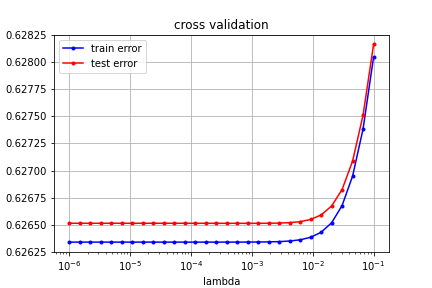

This figure's Python source:
import math
import numpy as np
import matplotlib.pyplot as plt
from proj1_helpers import *
from implementations import *
from EDA import *
from losses import *

def method_evaluation(y, data_set, parameters, k_indices, k):
    """return the loss of the method"""
    error_tr = [] #to save the training loss for each training set
    error_te = [] #to save the testint loss for each test set

    # get k'th subgroup in test, others in train: 
    te_idx = k_indices[k] # takes the indices of the data that corresponds to the k'th subgroup
    tr_idx = k_indices[~(np.arange(k_indices.shape[0]) == k)] # select the subgroups that are not 
                                                              # the test one and put them in train
                                                              # np.arange is for creating an array 
                                                              # containing the indices of the data 
                                                              # that are for the train
    tr_idx = tr_idx.reshape(-1) # put everything in a list

    x_tr = data_set[tr_idx]
    x_te = data_set[te_idx]
    y_tr = y[tr_idx]
    y_te = y[te_idx]
    
    # method to compute w and the loss:
    loss_tr_i, w = parameters.method(y_tr, x_tr, parameters)

    # Calculate the accuracy for the train and test set
    y_pred_tr = predict_labels(w, x_tr)
    nb_errors_tr, percentage_error_tr = counting_errors(y_pred_tr, y_tr)
    y_pred_te = predict_labels(w, x_te)
    nb_errors_te, percentage_error_te = counting_errors(y_pred_te, y_te)

    return percentage_error_tr, percentage_error_te
    
# -------------------------------------------------------------------------- #

def classic_cv(y_, class_, parameters, idx):
    seed = parameters.seeds[0]

    # split data in k fold
    k_indices = build_k_indices(y_, parameters.k_fold, seed)
    # define lists to store the loss of training data and test data
    error_te = []
    error_tr = []

    for param in parameters.range(idx):
        parameters.set_param(idx, param)
        error_tr_i = [-1]
        error_te_i = [-1]

        for k in range(parameters.k_fold):
            # cross validation:
            percentage_error_tr, percentage_error_te = \
                method_evaluation(y_, class_, parameters, k_indices, k)
            error_tr_i = np.c_[error_tr_i, [percentage_error_tr]]
            error_te_i = np.c_[error_te_i, [percentage_error_te]]

        error_tr.append(np.mean(error_tr_i[0, 1:]))
        error_te.append(np.mean(error_te_i[0, 1:]))
    
    best_param = parameters.range(idx)[np.argmin(error_te)]
    parameters.set_best_param(idx, best_param)
    parameters.set_param(idx, best_param)
    parameters.set_best_error(np.min(error_te))

    # Display the results
    min_test_error = np.min(error_te)
    if parameters.viz:
        print('Test error: ' +str(min_test_error)+ '\nBest ' \
            +str(parameters.names[idx-1])+ ': ' +str(parameters.best_param(idx)))

    # Visualization
    if parameters.viz:
        cross_validation_visualization(parameters.range(idx), error_tr, error_te, parameters)
    
    return parameters

# -------------------------------------------------------------------------- #

def cross_validation_1_param(y_class, data_class, parameters):
    # Set the best parameter
    parameters = classic_cv(y_class, data_class, parameters, 1)
    
    # Return the optimal parameters for the considered method and loss function
    return parameters

# -------------------------------------------------------------------------- #

def cross_validation_2_param(y_class, data_class, parameters):
    # Set the best parameters for the 1st parameter
    parameters = classic_cv(y_class, data_class, parameters, 1)

    # Set the best parameters for the 2nd parameter using the 1st one found before
    parameters = classic_cv(y_class, data_class, parameters, 2)

    # Return the optimal parameters for the considered method and loss function
    return parameters

# -------------------------------------------------------------------------- #

def cross_validation(y_class, data_class, parameters):
    # Initialization of the optimal paramters

    if parameters.nb_to_test == 2:
        # Find the two optimal parameters
        parameters = cross_validation_2_param(y_class, data_class, parameters)

    elif parameters.nb_to_test == 1:
        # Find the optimal parameter
        parameters = cross_validation_1_param(y_class, data_class, parameters)

    elif parameters.nb_to_test == 0:
        # split data in k fold
        seed = parameters.seeds[0]
        k_indices = build_k_indices(y_class, parameters.k_fold, seed)

        error_tr_i = [-1]
        error_te_i = [-1]

        for k in range(parameters.k_fold):
            # cross validation:
            percentage_error_tr, percentage_error_te = \
                method_evaluation(y_class, data_class, parameters, k_indices, k)
            error_tr_i = np.c_[error_tr_i, [percentage_error_tr]]
            error_te_i = np.c_[error_te_i, [percentage_error_te]]
        
        parameters.set_best_error(np.mean(error_te_i[0, 1:]))
        if parameters.viz:
            print('Test error: ' +str(parameters.best_error)+ '\n')
            print('No parameter to optimize for this method and this loss function')

    # Return the optimal parameters for the considered method and loss function
    return parameters

# -------------------------------------------------------------------------- #

def build_poly(data_set, degrees):
    """polynomial basis functions for input data x, for j=0 up to j=degree."""
    # polynomial basis function: 
    poly_basis = np.ones((data_set.shape[0], 1)) # first column full of ones for degree 0
    for d in degrees:
        for i in range (data_set.shape[1]):
            poly_basis = np.c_[poly_basis, pow(data_set[:,i], d)] # add a new column with the x to the power i
    # this function should return the matrix formed
    # by applying the polynomial basis to the input data
    return poly_basis

# -------------------------------------------------------------------------- #

def cross_validation_poly(y_class, data_class, parameters):
    error = parameters.best_error
    for d in range(parameters.degree):
        data_set = build_poly(data_class, [d+1])
        param = cross_validation(y_class, data_set, parameters)
        if (param.best_error < error):
            error = param.best_error
            parameters.set_best_degree(d)
    
    parameters.set_best_error(error)
    return parameters

# -------------------------------------------------------------------------- #

def add_feature(data_class, opt_class, feat_idx, degree):
    opt_class = np.c_[opt_class, pow(data_class[:, feat_idx], degree)]
    return opt_class

# -------------------------------------------------------------------------- #

def cross_validation_poly_gas(y_class, data_class, parameters):
    forward_error = 100
    lambda_ = parameters.best_lambda
    gamma = parameters.best_gamma
    nb_features = data_class.shape[1]
    forward_class = np.ones([data_class.shape[0], 1])

    # Forward pass
    for degree in range(1, parameters.degree + 1):
        for feat_idx in range(nb_features):
            forward_class = add_feature(data_class, forward_class, feat_idx, degree)
            parameters = cross_validation(y_class, forward_class, parameters)
            if (parameters.best_error <= forward_error):
                forward_error = parameters.best_error
                lambda_ = parameters.best_lambda
                gamma = parameters.best_gamma
                parameters.add_feature(feat_idx, degree)
    
    # Backward pass
    backward_class = build_poly(data_class, range(1, parameters.degree + 1))
    backward_class_current = backward_class.copy()
    backward_error = 100
    feat_list_back = [-1]
    idx = backward_class.shape[1]-1
    while idx >= 0:
        backward_class_current = remove_feature(backward_class, [idx])
        parameters = cross_validation(y_class, backward_class_current, parameters)
        if (parameters.best_error <= backward_error):
            # Class and index update
            backward_class = backward_class_current.copy()
            feat_list_back = np.c_[feat_list_back, idx]

            # Parameter update
            backward_error = parameters.best_error
            lambda_ = parameters.best_lambda
            gamma = parameters.best_gamma
        idx = idx - 1
    
    if backward_error < forward_error:
        error = backward_error
        parameters.set_polynomial_selection('Backward')
        parameters.set_selected_feature(feat_list_back)
    else:
        error = forward_error
        parameters.set_polynomial_selection('Forward')        

    
    # Update the very best parameters
    parameters.set_best_error(error)
    parameters.set_best_gamma(gamma)
    parameters.set_best_lambda(lambda_)
    return parameters

# -------------------------------------------------------------------------- #

def test_function(data_y, data_set, parameters, class_ind):
    # Classification of the data set depending on the feature 23 (or 22?)
    # Classification of y
    y_classes = y_classification(data_y, data_set)
    y_class = y_classes[class_ind]

    # Classification of the data set
    data_classes = EDA_class(data_set)
    data_class = data_classes[class_ind]

    # Initialization of the weight parameters
    parameters.set_init_w(np.zeros(data_class.shape[1]))

    # Evaluation part
    opt_paramters = cross_validation(y_class, data_class, parameters)

    # Return the optimal parameters for the considered method and loss function
    return opt_paramters

# -------------------------------------------------------------------------- #

def cross_validation_visualization(lambds, error_tr, error_te, parameters):
    """visualization the curves of error_tr and error_te."""
    plt.semilogx(lambds, error_tr, marker=".", color='b', label='train error')
    plt.semilogx(lambds, error_te, marker=".", color='r', label='test error')
    plt.xlabel('%s' %parameters.names[0])
    plt.ylabel("error")
    plt.title("cross validation")
    plt.legend(loc=2)
    plt.grid(True)
    plt.show()

# -------------------------------------------------------------------------- #

def build_polynomial_features(data_set, parameters):
    # In the case of forward solution
    if parameters.polynomial_selection == 'Forward':
        returned_set = np.ones([data_set.shape[0],1])
        for idx in range(1, parameters.feature_list.shape[1]):
            returned_set = add_feature(data_set, returned_set, parameters.feature_list[0, idx], parameters.feature_list[1, idx])
    else:
        returned_set = build_poly(data_set, range(1, parameters.degree + 1))
        returned_set = remove_feature(returned_set, parameters.feature_list[1:])

    return returned_set

# -------------------------------------------------------------------------- #


# -------------------------------------------------------------------------- #
